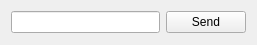
<?xml version="1.0" encoding="UTF-8"?>
<ui version="4.0">
 <class>DemoWidget</class>
 <widget class="QWidget" name="DemoWidget">
  <property name="geometry">
   <rect>
    <x>0</x>
    <y>0</y>
    <width>257</width>
    <height>45</height>
   </rect>
  </property>
  <property name="windowTitle">
   <string>DemoWidget</string>
  </property>
  <layout class="QHBoxLayout" name="horizontalLayout">
   <item>
    <widget class="QLineEdit" name="text"/>
   </item>
   <item>
    <widget class="QPushButton" name="send">
     <property name="text">
      <string>Send</string>
     </property>
    </widget>
   </item>
  </layout>
 </widget>
 <resources/>
 <connections/>
</ui>
